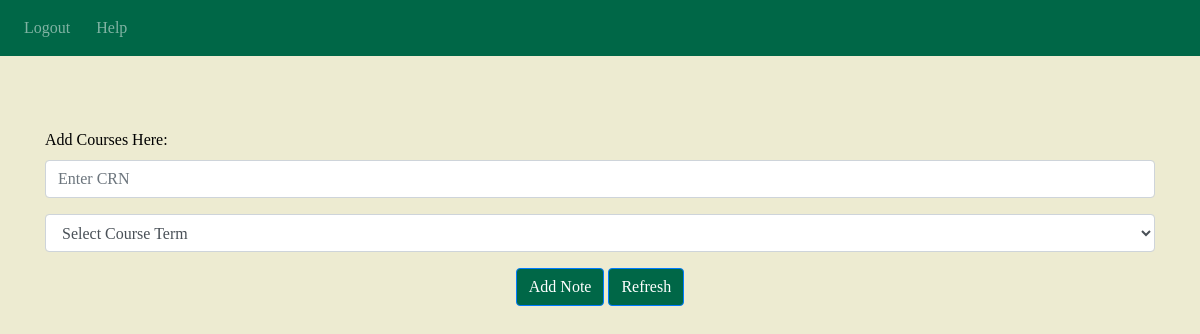
Page / (signed in) on the earlier database version.
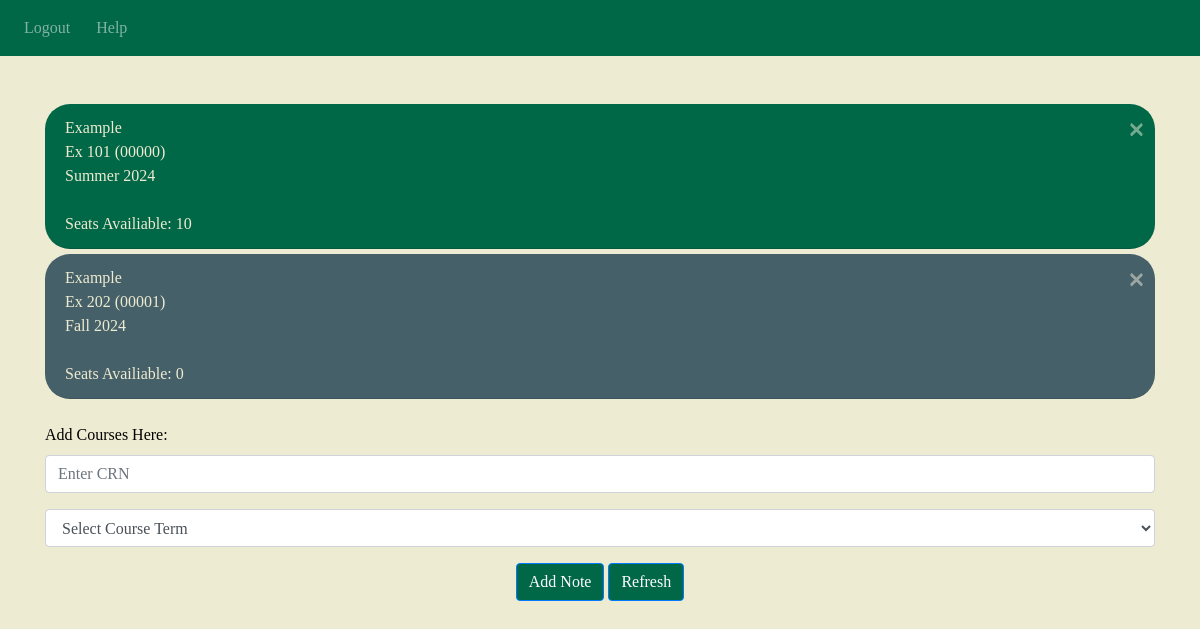
Same page on the later database version.
### website/models.py (models this page shows)
class Course(db.Model):
    id = db.Column(db.Integer, primary_key=True)
    data = db.Column(db.String(6))
    term = db.Column(db.String(20), default="202408")
    seats_available = db.Column(db.Integer,default=-1)
    course_name = db.Column(db.String(15))
    course_info = db.Column(db.String(10))
    user_id = db.Column(db.Integer, db.ForeignKey('user.id'))

### website/views.py (the view)
@views.route('/',methods=['GET','POST'])
def home():
    if(current_user):
        if request.method == 'POST':
            course = request.form.get('note')
            term = request.form.get('note-term')
            print(term)
            if len(course) != 5 or not course.isnumeric():
                flash("CRN Must be 5 Numeric Digits", category="error")
            elif scraper.valid_crn_scraper.check_available(course,term)['valid'] == 0:
                flash(f"Failed to Add CRN {course}", category="error")
            else:
                scraper_dict = scraper.valid_crn_scraper.check_available(course,term)
                course_info = scraper_dict['course_info']
                course_name = scraper_dict['course_name']
                seats_available = scraper.seat_scraper.check_available(course,term)
                course_exsists = Course.query.filter_by(data=course,term=term,user_id=current_user.id).first()
                if(course_exsists):
                    flash(f"Course with CRN: {course} & term {term} already in database",category="error")
                else:
                    new_course = Course(data=course, course_name=course_name, seats_available= seats_available, course_info = course_info, user_id=current_user.id, term=term)
                    db.session.add(new_course)
                    db.session.commit()
                    flash("Course added!",category="success")
    return render_template("home.html", user = current_user)

### website/__init__.py (called while the page is built)
def create_app():
    app = Flask(__name__)
    app.config['SECRET_KEY'] = 'hjshlmpp'
    app.config['SQLALCHEMY_DATABASE_URI'] = f'sqlite:///{DB_NAME}'
    db.init_app(app)
    from .views import views
    from .auth import auth
    app.register_blueprint(views, url_prefix='/')
    app.register_blueprint(auth, url_prefix='/')
    from .models import User, Course
    with app.app_context():
        create_database()
    login_manager = LoginManager()
    login_manager.login_view = 'auth.login'
    login_manager.init_app(app)
    @login_manager.user_loader
    def load_user(id):
        return User.query.get(int(id))
    return app

### website/templates/home.html (shortened to what this page needs)
{% extends "base.html" %}
{% block content %}
{% if user.is_authenticated %}
<br>
<br>
<ul class="list-group list-group-flush" id="notes">
    {% for note in user.notes %}
    <li class="list-group-item rounded" {%if note.seats_available > 0%} style="background-color:  #006747; color:#EDEBD1;" {%else%} style="background-color: #466069;color: #EDEBD1;"{%endif%}>
        {{note.course_name}}<br>
        {{note.course_info}}
        ({{ note.data }})
        <br>
        {%if note.term[4:6] == "05"%}
        Summer
        {%elif note.term[4:6] =="08"%}
        Fall
        {%else%}
        Spring
        {% endif %}
        {{note.term[0:4]}} <br>
        <br>
        Seats Availiable: {{ note.seats_available }}
        <button type="button" class="close close-custom" onClick="deleteNote({{ note.id }})">
            <span aria-hidden="true">&times;</span>
        </button>
    </li>
    {%endfor%}
</ul>
<br>
<label for="addNote_btn">Add Courses Here:</label>
<form method="POST">
    <div class="form-group">
        <input name="note" id="note" class="form-control" placeholder="Enter CRN" required></input>
    </div>
    <div class="form-group">
        <select class="form-control" name="note-term" id="note-term" placeholder="Select Course Term" required>
            <option value="" disabled selected>Select Course Term</option>
        </select>
    </div>
    <div align="center">
        <button type="submit" id="addNote_btn" class="btn btn-primary">Add Note</button>
        <button type="button" id="refreshButton" class="btn btn-primary">Refresh</button>
    </div>
</form>
<br>
{% endif %}
{% endblock %}

### website/templates/base.html (shortened to what this page needs)
<!DOCTYPE html>
<html>
    <head>
        <link
          rel="stylesheet"
          href="https://stackpath.bootstrapcdn.com/bootstrap/4.4.1/css/bootstrap.min.css"
        />
        <link
          rel="stylesheet"
          href="https://stackpath.bootstrapcdn.com/font-awesome/4.7.0/css/font-awesome.min.css"
        />
        <link rel="stylesheet" href="static/styles.css">
    </head>
    <body>
        <nav class="navbar navbar-expand-lg navbar-dark bg-dark">
          <div class="collapse navbar-collapse" id="navbar">
            <div class="navbar-nav">
              {% if user.is_authenticated %}
              <a class="nav-item nav-link" id="logout" href="/logout">Logout</a>
              <a class="nav-item nav-link" id="helpButton">Help</a>
              {% else %}
              <a class="nav-item nav-link" id="home" href="/">Home</a>
              <a class="nav-item nav-link" id="login" href="/login">Login</a>
              <a class="nav-item nav-link" id="signUp" href="/sign-up">Sign Up</a>
              {% endif %}
            </div>
          </div>
        </nav>
        <div class="container">{% block content %} {% endblock %}</div>
    </body>
</html>

### website/static/styles.css (style rules this page uses)
* { font-family: Garamond; }
body { background-color: #EDEBD1; color: black; }
.navbar { background-color: #006747 !important; color: white !important; }
#submit_btn, #login_btn, #addNote_btn, #refreshButton, #login_btn_home, #signup_btn_home { background-color: #006747;s }
li:not(:last-child) { margin-bottom: 5px; }
.rounded { border-radius: 25px !important; }
.close-custom { color: #EDEBD1 !important; }
.close { position: absolute; top: 10px; right: 10px; color: #006747; font-size: 30px; cursor: pointer; }
.navbar-nav { flex-direction: row; }
.navbar-nav .nav-item { margin-right: 10px; }
.navbar-nav .nav-link { padding: 0.5rem 1rem; }

Differences in the rows shown:
added Course: course_name "Example", course_info "Ex 101", data "00000", shows "Summer", term "2024", seats_available "10"
added Course: course_name "Example", course_info "Ex 202", data "00001", shows "Fall", term "2024", seats_available "0"
